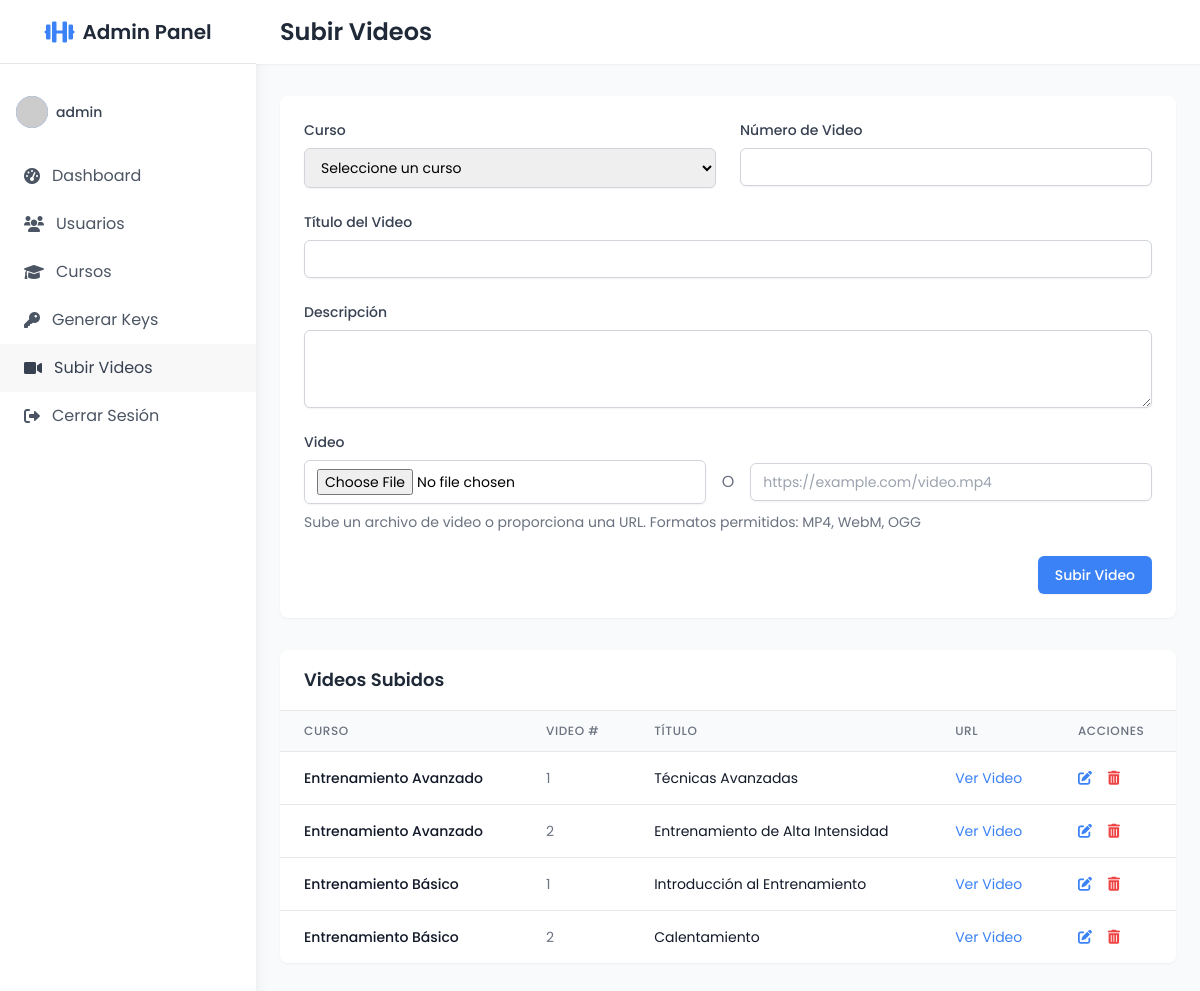
The app's page /admin/upload_video.php (signed in) with its own data.
### tables this page shows
CREATE TABLE episodes (
    id INT PRIMARY KEY AUTO_INCREMENT,
    course_id INT NOT NULL,
    episode_number INT NOT NULL,
    title VARCHAR(255) NOT NULL,
    description TEXT,
    video_url VARCHAR(255) NOT NULL,
    created_at TIMESTAMP DEFAULT CURRENT_TIMESTAMP,
    updated_at TIMESTAMP DEFAULT CURRENT_TIMESTAMP ON UPDATE CURRENT_TIMESTAMP,
    FOREIGN KEY (course_id) REFERENCES courses(id),
    UNIQUE KEY unique_episode (course_id, episode_number)
);

CREATE TABLE courses (
    id INT PRIMARY KEY AUTO_INCREMENT,
    title VARCHAR(255) NOT NULL,
    description TEXT,
    cover_image VARCHAR(255) NOT NULL,
    created_at TIMESTAMP DEFAULT CURRENT_TIMESTAMP,
    updated_at TIMESTAMP DEFAULT CURRENT_TIMESTAMP ON UPDATE CURRENT_TIMESTAMP
);

### admin/upload_video.php (the view, shortened to what this page needs)
<?php
require_once '../functions.php';
$videos = $conn->query("
    SELECT e.*, c.title as course_title
    FROM episodes e
    JOIN courses c ON e.course_id = c.id
    ORDER BY c.title, e.episode_number
")->fetch_all(MYSQLI_ASSOC);
?>
<!DOCTYPE html>
<html lang="es">
<head>
    <script src="https://cdn.tailwindcss.com"></script>
    <link rel="stylesheet" href="https://cdnjs.cloudflare.com/ajax/libs/font-awesome/6.0.0-beta3/css/all.min.css">
</head>
<body class="bg-gray-50">
    <div class="min-h-screen flex">
        <div class="w-64 bg-white shadow-lg">
            <div class="flex items-center justify-center h-16 border-b">
                <i class="fas fa-dumbbell text-primary text-2xl mr-2"></i>
                <span class="text-xl font-semibold text-gray-800">Admin Panel</span>
            </div>
            <nav class="mt-6">
                <div class="px-4 py-2">
                    <div class="flex items-center justify-between">
                        <div class="flex items-center">
                            <img class="h-8 w-8 rounded-full bg-primary text-white flex items-center justify-center"
                                 src="https://ui-avatars.com/api/?name=<?php echo urlencode($_SESSION['username']); ?>&background=3B82F6&color=fff"
                                 alt="<?php echo htmlspecialchars($_SESSION['username']); ?>">
                            <span class="ml-2 text-sm font-medium text-gray-700"><?php echo htmlspecialchars($_SESSION['username']); ?></span>
                        </div>
                    </div>
                </div>
                <div class="mt-4">
                    <a href="index.php" class="flex items-center px-6 py-3 text-gray-600 hover:bg-gray-100 hover:text-gray-700 transition-colors duration-200">
                        <i class="fas fa-tachometer-alt mr-3"></i>
                        Dashboard
                    </a>
                    <a href="users.php" class="flex items-center px-6 py-3 text-gray-600 hover:bg-gray-100 hover:text-gray-700 transition-colors duration-200">
                        <i class="fas fa-users mr-3"></i>
                        Usuarios
                    </a>
                    <a href="courses.php" class="flex items-center px-6 py-3 text-gray-600 hover:bg-gray-100 hover:text-gray-700 transition-colors duration-200">
                        <i class="fas fa-graduation-cap mr-3"></i>
                        Cursos
                    </a>
                    <a href="generate_keys.php" class="flex items-center px-6 py-3 text-gray-600 hover:bg-gray-100 hover:text-gray-700 transition-colors duration-200">
                        <i class="fas fa-key mr-3"></i>
                        Generar Keys
                    </a>
                    <a href="upload_video.php" class="flex items-center px-6 py-3 text-gray-700 bg-gray-100 bg-opacity-60">
                        <i class="fas fa-video mr-3"></i>
                        Subir Videos
                    </a>
                    <a href="../logout.php" class="flex items-center px-6 py-3 text-gray-600 hover:bg-gray-100 hover:text-gray-700 transition-colors duration-200">
                        <i class="fas fa-sign-out-alt mr-3"></i>
                        Cerrar Sesión
                    </a>
                </div>
            </nav>
        </div>
        <div class="flex-1 overflow-x-hidden overflow-y-auto">
            <div class="bg-white shadow-sm">
                <div class="px-6 py-4">
                    <h1 class="text-2xl font-semibold text-gray-800">Subir Videos</h1>
                </div>
            </div>
            <div class="container mx-auto px-6 py-8">
                <div class="bg-white rounded-lg shadow-sm p-6 mb-8">
                    <form action="upload_video.php" method="POST">
                        <div class="grid grid-cols-1 md:grid-cols-2 gap-6">
                            <div>
                                <label for="course_id" class="block text-sm font-medium text-gray-700 mb-2">
                                    Curso
                                </label>
                                <select id="course_id" name="course_id" required
                                    class="block w-full px-3 py-2 border border-gray-300 rounded-md shadow-sm focus:outline-none focus:ring-primary focus:border-primary sm:text-sm">
                                    <option value="">Seleccione un curso</option>
                                </select>
                            </div>
                            <div>
                                <label for="episode_number" class="block text-sm font-medium text-gray-700 mb-2">
                                    Número de Video
                                </label>
                                <input type="number" id="episode_number" name="episode_number" min="1" required
                                    class="block w-full px-3 py-2 border border-gray-300 rounded-md shadow-sm focus:outline-none focus:ring-primary focus:border-primary sm:text-sm">
                            </div>
                            <div class="md:col-span-2">
                                <label for="title" class="block text-sm font-medium text-gray-700 mb-2">
                                    Título del Video
                                </label>
                                <input type="text" id="title" name="title" required
                                    class="block w-full px-3 py-2 border border-gray-300 rounded-md shadow-sm focus:outline-none focus:ring-primary focus:border-primary sm:text-sm">
                            </div>
                            <div class="md:col-span-2">
                                <label for="description" class="block text-sm font-medium text-gray-700 mb-2">
                                    Descripción
                                </label>
                                <textarea id="description" name="description" rows="3"
                                    class="block w-full px-3 py-2 border border-gray-300 rounded-md shadow-sm focus:outline-none focus:ring-primary focus:border-primary sm:text-sm"></textarea>
                            </div>
                            <div class="md:col-span-2">
                                <label class="block text-sm font-medium text-gray-700 mb-2">
                                    Video
                                </label>
                                <div class="flex items-center space-x-4">
                                    <div class="flex-1">
                                        <input type="file" id="video_file" name="video_file" accept="video/*"
                                            class="block w-full px-3 py-2 border border-gray-300 rounded-md shadow-sm focus:outline-none focus:ring-primary focus:border-primary sm:text-sm">
                                    </div>
                                    <span class="text-gray-500">O</span>
                                    <div class="flex-1">
                                        <input type="url" id="video_url" name="video_url"
                                            class="block w-full px-3 py-2 border border-gray-300 rounded-md shadow-sm focus:outline-none focus:ring-primary focus:border-primary sm:text-sm"
                                            placeholder="https://example.com/video.mp4">
                                    </div>
                                </div>
                                <p class="mt-2 text-sm text-gray-500">
                                    Sube un archivo de video o proporciona una URL. Formatos permitidos: MP4, WebM, OGG
                                </p>
                            </div>
                        </div>
                        <div class="mt-6 flex justify-end">
                            <button type="submit"
                                class="px-4 py-2 border border-transparent rounded-md shadow-sm text-sm font-medium text-white bg-primary hover:bg-blue-600 focus:outline-none focus:ring-2 focus:ring-offset-2 focus:ring-primary">
                                Subir Video
                            </button>
                        </div>
                    </form>
                </div>
                <div class="bg-white rounded-lg shadow-sm overflow-hidden">
                    <div class="px-6 py-4 border-b">
                        <h2 class="text-lg font-semibold text-gray-800">Videos Subidos</h2>
                    </div>
                    <div class="overflow-x-auto">
                        <table class="min-w-full divide-y divide-gray-200">
                            <thead class="bg-gray-50">
                                <tr>
                                    <th class="px-6 py-3 text-left text-xs font-medium text-gray-500 uppercase tracking-wider">
                                        Curso
                                    </th>
                                    <th class="px-6 py-3 text-left text-xs font-medium text-gray-500 uppercase tracking-wider">
                                        Video #
                                    </th>
                                    <th class="px-6 py-3 text-left text-xs font-medium text-gray-500 uppercase tracking-wider">
                                        Título
                                    </th>
                                    <th class="px-6 py-3 text-left text-xs font-medium text-gray-500 uppercase tracking-wider">
                                        URL
                                    </th>
                                    <th class="px-6 py-3 text-left text-xs font-medium text-gray-500 uppercase tracking-wider">
                                        Acciones
                                    </th>
                                </tr>
                            </thead>
                            <tbody class="bg-white divide-y divide-gray-200">
                                <?php foreach ($videos as $video): ?>
                                <tr>
                                    <td class="px-6 py-4 whitespace-nowrap text-sm font-medium text-gray-900">
                                        <?php echo htmlspecialchars($video['course_title']); ?>
                                    </td>
                                    <td class="px-6 py-4 whitespace-nowrap text-sm text-gray-500">
                                        <?php echo $video['episode_number']; ?>
                                    </td>
                                    <td class="px-6 py-4 whitespace-nowrap text-sm text-gray-900">
                                        <?php echo htmlspecialchars($video['title']); ?>
                                    </td>
                                    <td class="px-6 py-4 whitespace-nowrap text-sm text-gray-500">
                                        <a href="<?php echo htmlspecialchars($video['video_url']); ?>" target="_blank"
                                           class="text-primary hover:text-blue-600">
                                            Ver Video
                                        </a>
                                    </td>
                                    <td class="px-6 py-4 whitespace-nowrap text-sm text-gray-500">
                                        <button onclick="editVideo(<?php echo htmlspecialchars(json_encode($video)); ?>)"
                                                class="text-primary hover:text-blue-600 mr-3">
                                            <i class="fas fa-edit"></i>
                                        </button>
                                        <button onclick="deleteVideo(<?php echo $video['id']; ?>)"
                                                class="text-red-500 hover:text-red-600">
                                            <i class="fas fa-trash-alt"></i>
                                        </button>
                                    </td>
                                </tr>
                                <?php endforeach; ?>
                            </tbody>
                        </table>
                    </div>
                </div>
            </div>
        </div>
    </div>
</body>
</html>

### admin/upload_video.php (style rules this page uses)
body { font-family: 'Poppins', sans-serif; }

### records on screen
episodes: course.title "Entrenamiento Avanzado", episode_number "1", title "Técnicas Avanzadas"
episodes: course.title "Entrenamiento Avanzado", episode_number "2", title "Entrenamiento de Alta Intensidad"
episodes: course.title "Entrenamiento Básico", episode_number "1", title "Introducción al Entrenamiento"
episodes: course.title "Entrenamiento Básico", episode_number "2", title "Calentamiento"

### other values on screen
$_SESSION['username'] "admin"
